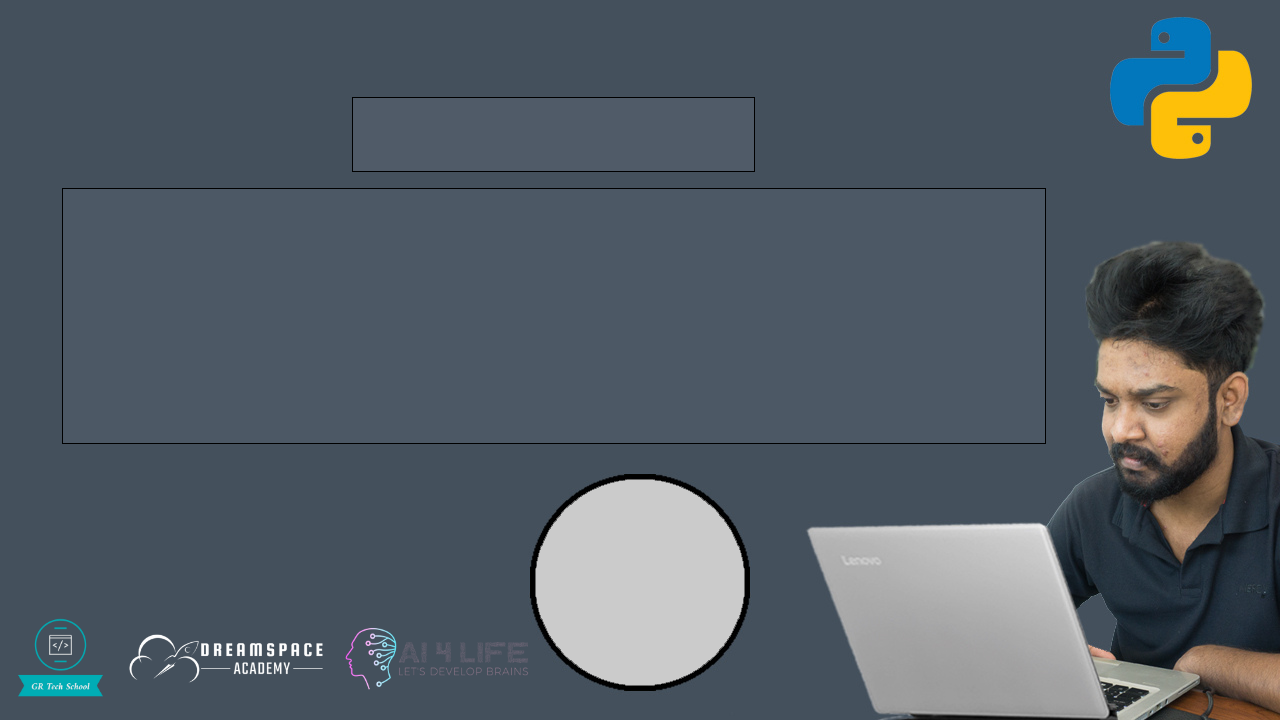
#> input picture new-poster/auto-poster-generator-main/auto-poster-generator-main/1-research-works/raw-works/govarthenan/template.png, 1280 x 720 px
$ python check-height.py   (older library calls are emulated)
#> lines starting #> are read from the running program, lines starting #| are printed output that depends on the picture
import textwrap
from PIL import ImageFont, ImageDraw, Image
import os


use_font = './times.ttf'
use_size = 100
use_spacing = 4  # Default spacing between lines for Imagedraw.multilline_text()


print_font = ImageFont.truetype(font=use_font, size=use_size)
im = template = Image.open(os.path.join(os.getcwd(), "template.png"))  # Read
#> im is the input picture: PIL image 1280x720 RGBA; mean R, G, B, A 82, 91.8, 100.6, 255
draw = ImageDraw.Draw(template)  # drawing object

# Coordinates of the corners of the box in the template
y1, y2 = 187, 440
x1, x2 = 63, 1045

# Height and width of the box calculated from the coordinates
box_width = x2 - x1
box_height = y2 - y1

# Text to be printed
cert_text = "Python is an interpreted high-level general-purpose programming language. Its design philosophy " \
            "emphasizes code readability with its use of significant indentation. Its language constructs as well as " \
            "its object-oriented approach aim to help programmers write clear, logical code for small and large-scale" \
            "projects. "

# Copied block start
# Calculating average character width and the number of characters that can be fitter inside the box in one line
text_width, text_height = draw.textsize(cert_text, font=(ImageFont.truetype(font=use_font, size=use_size)))
#> text_width = 15725; text_height = 114
char_width = text_width // len(cert_text)
#> char_width = 50
char_number = (box_width - (box_width / 10)) // char_width
#> char_number = 17
print(text_width, len(cert_text), char_number)
#| 15725 314 17.0

wrapped_text = textwrap.fill(cert_text, width=char_number)
line_width, line_height = draw.textsize(wrapped_text[0])
#> line_width = 6; line_height = 10
print(wrapped_text)
#> (printed output is left out)

# Reducing font size if needed
temp_wrapped_text = textwrap.fill(cert_text, width=char_number)
line_widths = []
line_heights = []

for phrase in temp_wrapped_text.split('\n'):
    line_heights.append((draw.textsize(phrase, font=(ImageFont.truetype(font=use_font, size=use_size))))[1])
#> this loop made 22 passes
#> phrase on passes 1 to 12: 'Python is an', 'interpreted high-', 'level general-', 'purpose', 'programming', 'language. Its', 'design philosophy', 'emphasizes code', 'readability with', 'its use of', 'significant', 'indentation. Its'
#> after the loop, line_heights = [114, 114, 114, 114, 114, 114, 114, 114, 114, 94, 114, 94, 114, 94, 94, 114, 114, 114, 105, 114, 114, 114]

total_line_height = sum(line_heights) + (use_spacing * len(line_heights))
#> total_line_height = 2507
print("Box height: ", box_height)
print("Line height details: ", sum(line_heights), (use_spacing * len(line_heights)))
#| Line height details:  2419 88
# Copied block end


while box_height < total_line_height:

    use_size = use_size - 1
    line_heights.clear()


# Repetition starts here
    # Calculating average character width and the number of characters that can be fitter inside the box in one line
    text_width, text_height = draw.textsize(cert_text, font=(ImageFont.truetype(font=use_font, size=use_size)))

    char_width = text_width // len(cert_text)

    char_number = (box_width - (box_width / 10)) // char_width
    print(text_width, len(cert_text), char_number)

    wrapped_text = textwrap.fill(cert_text, width=char_number)
    line_width, line_height = draw.textsize(wrapped_text[0])
    print(wrapped_text)

    # Reducing font size if needed
    temp_wrapped_text = textwrap.fill(cert_text, width=char_number)
    line_widths = []
    line_heights = []

    for phrase in temp_wrapped_text.split('\n'):
        line_heights.append((draw.textsize(phrase, font=(ImageFont.truetype(font=use_font, size=use_size))))[1])

    total_line_height = sum(line_heights) + (use_spacing * len(line_heights))
    print("Box height: ", box_height)
    print("Line height details: ", sum(line_heights), (use_spacing * len(line_heights)))
#> this loop made 67 passes
#> (use_size, text_width, text_height, char_width, char_number, total_line_height) on passes 1 to 12: (99, 15568, 113, 49, 18, 2494), (98, 15411, 111, 49, 18, 2454), (97, 15253, 111, 48, 18, 2454), (96, 15096, 110, 48, 18, 2432), (95, 14939, 109, 47, 18, 2410), (94, 14782, 108, 47, 18, 2388), (93, 14625, 106, 46, 19, 2137), (92, 14469, 105, 46, 19, 2118), (91, 14310, 104, 45, 19, 2098), (90, 14153, 103, 45, 19, 2078), (89, 13996, 102, 44, 20, 1872), (88, 13839, 100, 44, 20, 1838)
#> (printed output is left out)
#> after the loop, use_size = 33
# Repetition ends here

draw.multiline_text((x1 + (box_width / 2), y1 + (box_height / 2)),
                    wrapped_text,
                    font=ImageFont.truetype(font=use_font, size=use_size),
                    fill=(255, 0, 0, 255),
                    anchor='mm',
                    spacing=use_spacing)

print()
im.save('test.png')
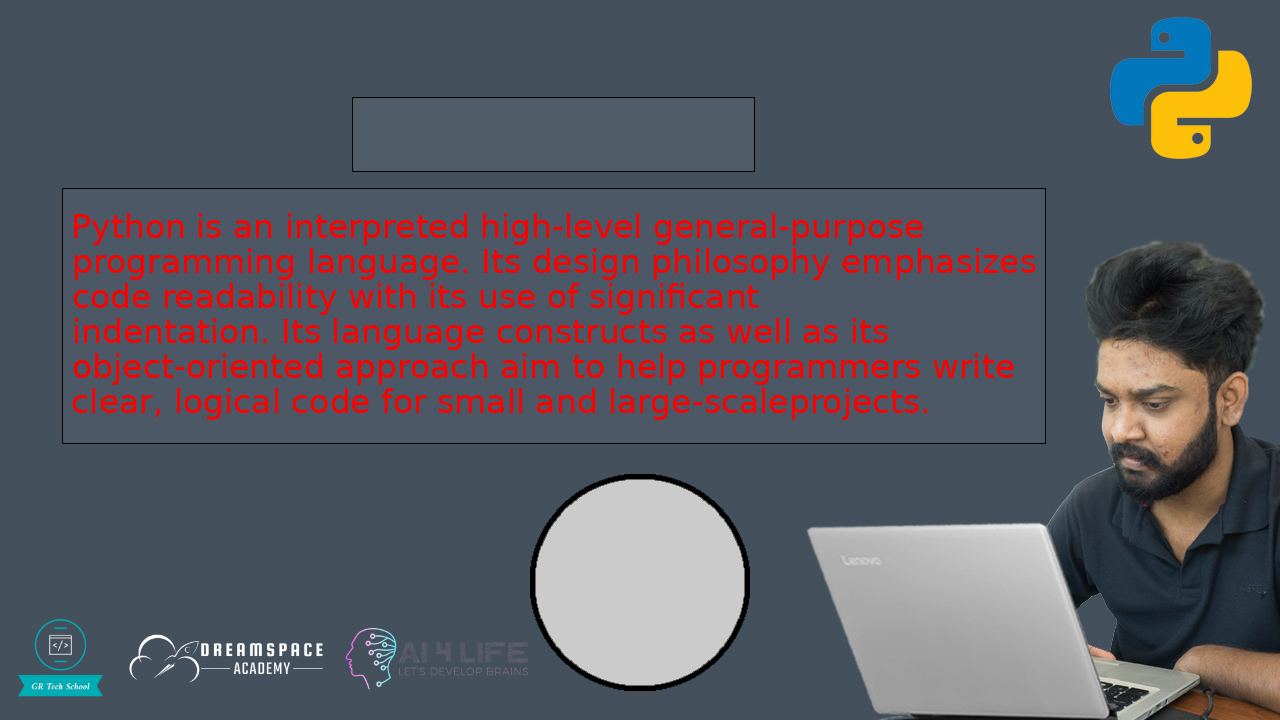
#> saved as test.png: PIL image 1280x720 RGBA; mean R, G, B, A 88.8, 88.4, 96.8, 255
